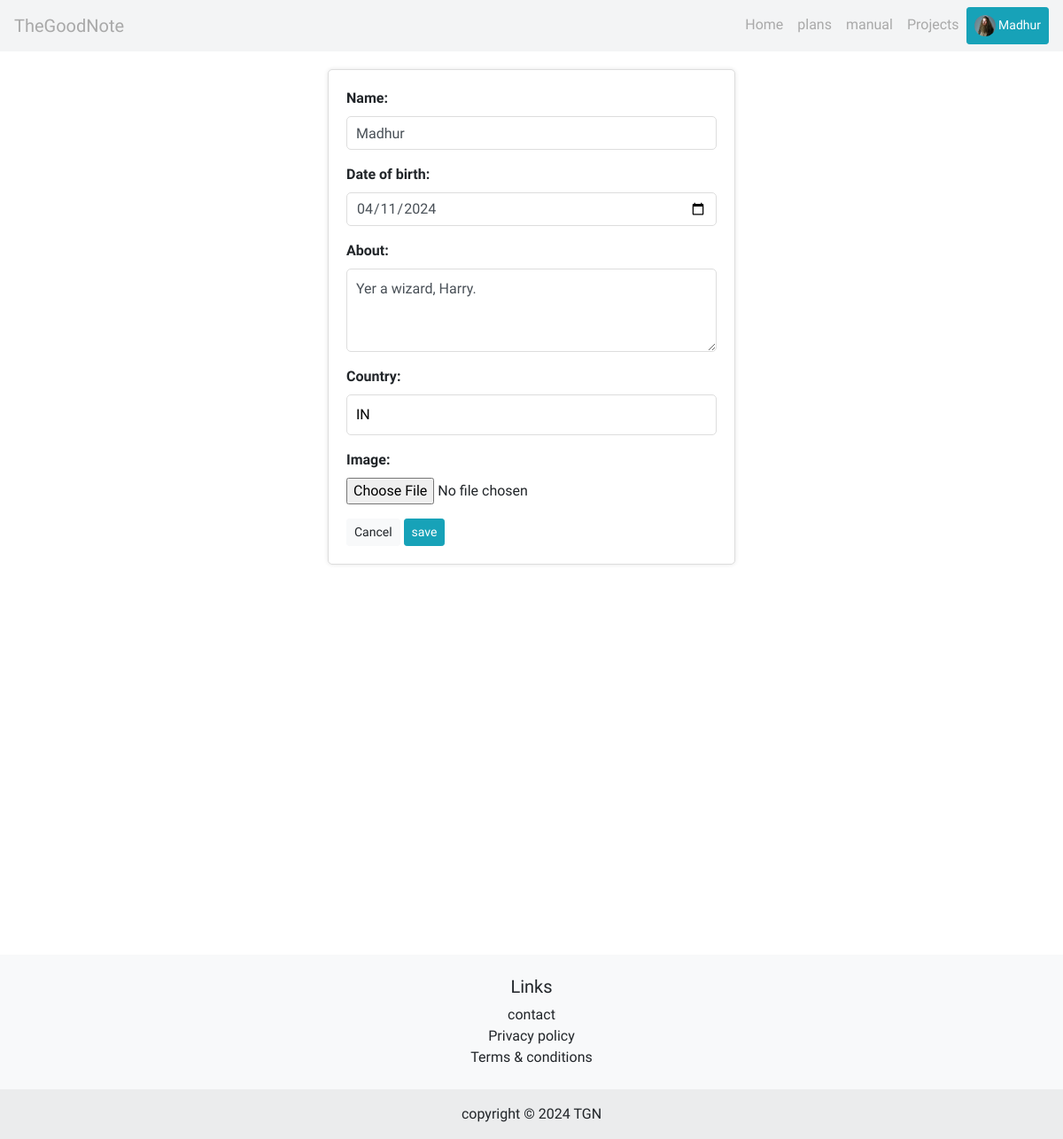
Screenshot of /userprofile/edit_profile (signed in) with the database file from the repository.
### core/models.py (models this page shows)
class User(AbstractUser):
    pass

### userprofile/models.py (models this page shows, shortened)
class UserProfile(models.Model):
    user = models.OneToOneField(User, on_delete=models.CASCADE, related_name="profile")
    name = models.CharField(max_length=100, blank=True, null=True)
    date_of_birth = models.DateField(blank=True, null=True)
    about = models.TextField(max_length=225, blank=True, null=True)
    country = CountryField(blank=True, null=True)
    image = models.ImageField(default='profile_pictures/default-user.png', upload_to='profile_pictures')

### userprofile/views.py (the view, shortened to what this page needs)
# urls.py: path('edit_profile', views.edit_profile, name='edit_profile'),
@login_required(login_url="core:login")
def edit_profile(request):
    try:
        user_profile = UserProfile.objects.get(user=request.user)
    except UserProfile.DoesNotExist:
        user_profile = UserProfile(user=request.user)
    return render(request, "userprofile/edit_profile.html", {
        "form": CreateUserProfileForm(instance=request.user.profile),
        "max_file_size": settings.MAX_UPLOAD_SIZE
    })

### userprofile/forms.py (shortened to what this page needs)
class CreateUserProfileForm(forms.ModelForm):
    date_of_birth = forms.DateField(required=False, label="Date of birth:" , widget=forms.DateInput(attrs={
            "type": "date",
            "placeholder": "Select a date",
            "class": "form-control"
        }),
    )
    class Meta:
        model = UserProfile
        fields = ["name", "date_of_birth", "about", "country", "image"]
        labels = {
            "name": "Name:",
            "about": "About:",
            "country": "Country:",
            "image": "Image:"
        }
        widgets = {
            "name": forms.TextInput(attrs={
                "placeholder": "Your name",
                "class": "form-control"
                }),
            "about": forms.Textarea(attrs={
                "placeholder": "Tell about yourself",
                "class": "form-control",
                "id": "about-input",
                "rows": "3"
            }),
            "country": CountrySelectWidget(attrs={
                "class": "form-control"
            }),
        }

### userprofile/templates/userprofile/edit_profile.html (shortened to what this page needs)
{% extends 'core/layout.html' %}
{% load static %}
{% block extra_css %}
    <link rel="stylesheet" href="{% static 'userprofile/css/edit_profile.css' %}">
{% endblock %}
{% block body %}
<div class="edit-profile">
    <div class="edit-profile-form info-card">
        <form action="{% url 'userprofile:edit_profile' %}" method="post" enctype="multipart/form-data">
            <div class="edit-profile-form-fields form-group">
                {{ form.name.label_tag }}
                {{ form.name }}
            </div>
            <div class="edit-profile-form-fields form-group">
                {{ form.date_of_birth.label_tag }}
                {{ form.date_of_birth }}
            </div>
            <div class="edit-profile-form-fields form-group">
                {{ form.about.label_tag}}
                {{ form.about}}
            </div>
            <div class="edit-profile-form-fields form-group">
                {{ form.country.label_tag }}
                {{ form.country }}
            </div>
            <div class="edit-profile-form-fields form-group">
                {{ form.image.label_tag }}
                <div class="custom-image">
                    <input type="file" name="image" class="custom-image-input" accept="image/*" id="image_id">
                </div>
            </div>
            <button class="btn btn-light btn-sm" name="cancel" value="clicked"> Cancel </button>
            <input type="submit" class="btn btn-sm btn-info" value="save" id="id_edit_profile_save_btn">
        </form>
    </div>
   </div>
{% endblock %}

### core/templates/core/layout.html (shortened to what this page needs)
{% load static %}
<!DOCTYPE html>
<html lang="en">
    <head>
        <link rel="stylesheet" href="{% static 'project/css/styles.css' %}">
        <link rel="stylesheet" href="{% static 'core/css/styles.css' %}">
        <link rel="stylesheet" href="{% static 'userprofile/css/styles.css' %}">
        {% block extra_css %}
        {% endblock %}
        <link rel="stylesheet" href="https://stackpath.bootstrapcdn.com/bootstrap/4.4.1/css/bootstrap.min.css">
    </head>
    <body class="body">
        <div id="navbar-app">
            <nav class="navbar navbar-expand-lg">
                <a class="navbar-brand" href="{% url 'core:index' %}" id="id_tgn_logo">
                    TheGoodNote
                </a>
                <div class="ml-auto">
                    <ul class="navbar-nav ml-auto">
                        <li class="nav-item">
                            <a class="nav-link" href="{% url 'core:index' %}"> Home </a>
                        </li>
                        <li class="nav-item">
                            <a class="nav-link" href="{% url 'core:plans' %}"> plans </a>
                        </li>
                        <li class="nav-item">
                            <a class="nav-link" href="{% url 'core:user_manual' %}"> manual </a>
                        </li>
                        {%if request.user.is_authenticated %}
                            <li class="nav-item">
                                <a href="{% url 'project:projects' %}" class="nav-link"> Projects </a>
                            </li>
                            <li class="nav-item">
                                <a class="nav-link btn btn-sm btn-info" href="{% url 'userprofile:user_profile' user_id=request.user.id %}">
                                    {% if request.user.profile.image.url %}
                                        <img class="post-image" alt="{{request.user.username}}" src="{{request.user.profile.image.url}}" width="100">
                                    {% else %}
                                        <span class="icon"><i class="fas fa-user"></i></span>
                                    {% endif %}
                                    <span>
                                        {% if not request.user.profile.name %}
                                            {% firstof request.user.get_full_name request.user.username %}
                                        {% else %}
                                            {{request.user.profile.name}}
                                        {% endif %}
                                    </span>
                                </a>
                            </li>
                        {% else %}
                            <li class="nav-item">
                                <a class="nav-link btn btn-sm btn-info" href="{% url 'core:login' %}"> login </a>
                            </li>
                        {% endif %}
                    </ul>
                </div>
            </nav>
        </div>
        <section class="section">
            {% block body %}
            {% endblock %}
        </section>
        <footer style="margin-top: 35%;">
            <div class="text-center bg-light">
            <div class="container p-4">
                <div class="row">
                  <div class="col-lg-12 col-md-6 mb-4 mb-md-0">
                    <h5 class=""> Links </h5>
                    <ul class="list-unstyled mb-0">
                      <li>
                        <a href="{% url 'core:contact' %}" class="text-body"> contact </a>
                      </li>
                      <li>
                        <a href="{% url 'core:privacy' %}" class="text-body"> Privacy policy </a>
                      </li>
                      <li>
                        <a href="{% url 'core:terms' %}" class="text-body"> Terms & conditions </a>
                      </li>
                    </ul>
                  </div>
                </div>
              </div>
              <div class="text-center p-3" style="background-color: rgba(0, 0, 0, 0.05);">
                  copyright &copy; 2024
                <a class="text-body" href="">TGN</a>
              </div>
            </div>
          </footer>
    </body>
</html>

### core/static/core/css/styles.css (style rules this page uses)
.body { font-family: "Marcellus", serif; font-weight: 400; font-style: normal; top: 0; left: 0; margin: 0; padding: 0; }
#id_tgn_logo { color: darkgray; }
.nav-link { color: darkgray; }
#navbar-app > .navbar { background-color: #f3f4f5; }
.post-image { width: 24px; height: 24px; border-radius: 50%; background-size: cover; }

### userprofile/static/userprofile/css/styles.css (style rules this page uses)
.container { display: grid; justify-items: center; align-items: center; }

### userprofile/static/userprofile/css/edit_profile.css (style rules this page uses)
.edit-profile { max-width: 500px; margin: 0 auto; padding: 20px; }
.edit-profile-form { background-color: #fff; border: 1px solid #ddd; padding: 20px; border-radius: 5px; box-shadow: 0 0 5px rgba(0, 0, 0, 0.1); }
.edit-profile-form-fields { margin-bottom: 20px; }
.edit-profile-form-fields label { font-weight: bold; }
.edit-profile-form > form > .form-group input[type="text"], .edit-profile-form > form > .form-group input[type="date"], .edit-profile-form > form > .form-group select, .edit-profile-form > form > .form-group textarea { width: 100%; padding: 10px; font-size: 16px; border: 1px solid #ddd; border-radius: 5px; transition: border-color 0.2s; }
.edit-profile-form > form > .form-group input[type="file"] { display: block; }

### rows the page displays
User: user.profile.image (picture), user.profile.name "Madhur"
UserProfile: name "Madhur", date_of_birth "04/11/2024", about "Yer a wizard, Harry.", country "IN"
